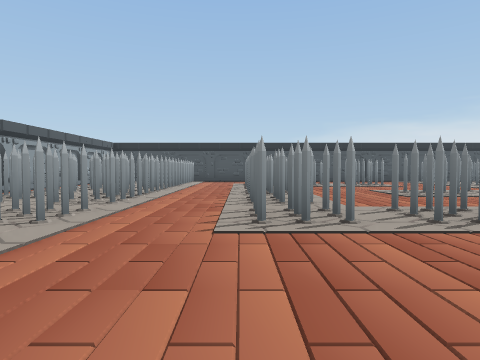
View 1 (above)

24 first-person views from a walk through a Unity game level. The camera is 1.2 m above the floor, tilts 2° down and sees 75° across. The floor is counted in squares, 2 m on a side. Each view is taken from the middle of a square. On the plan, view 1 faces up. The plan holds only what a view shows up to about 9 squares ahead; the rest is blank.

View 2
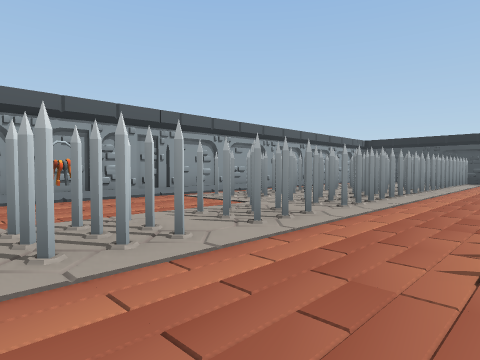

View 3
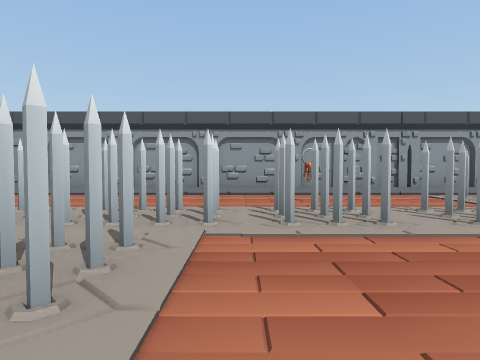

View 4
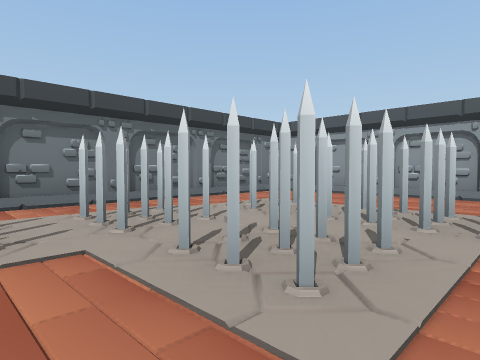

View 5
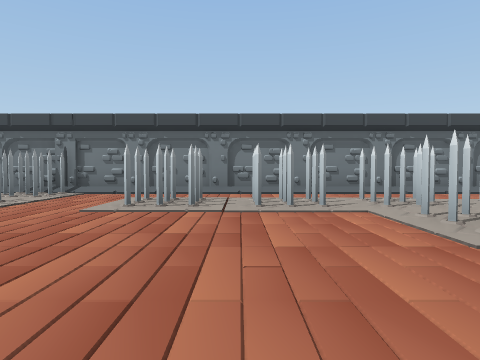

View 6
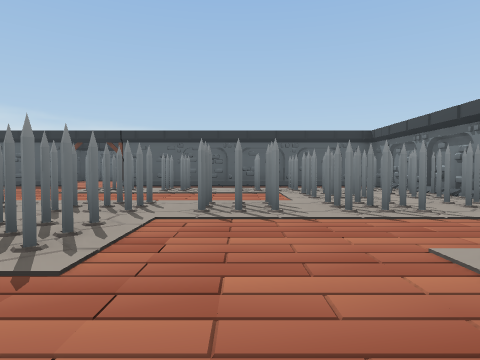

View 7
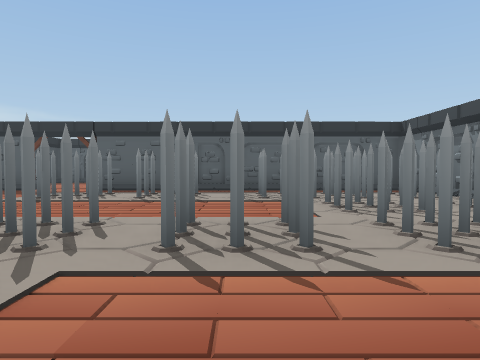

View 8
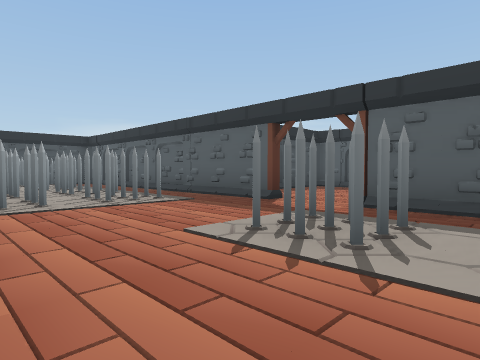

View 9
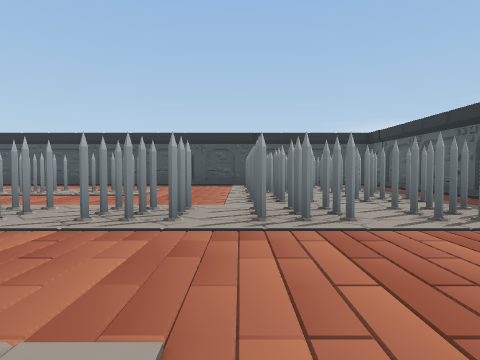

View 10
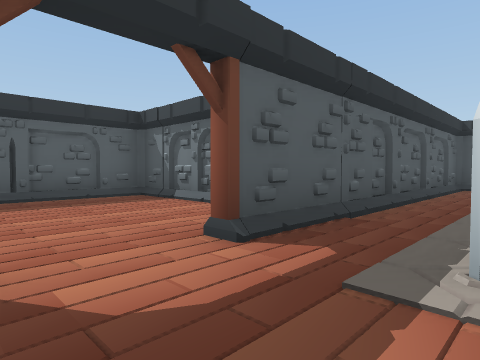

View 11
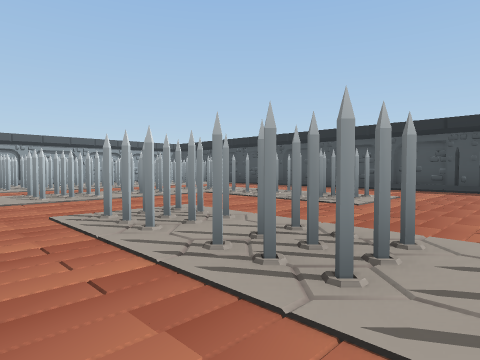

View 12
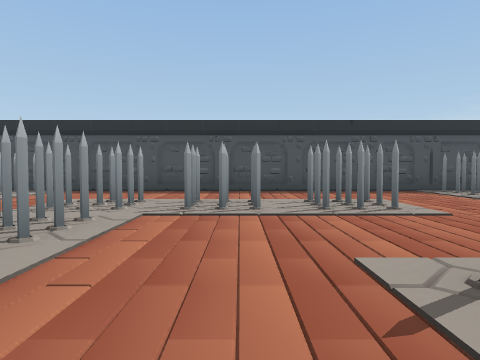

View 13
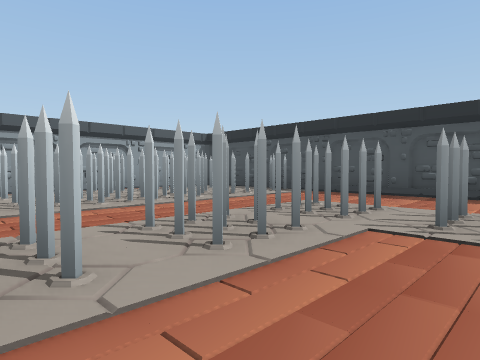

View 14
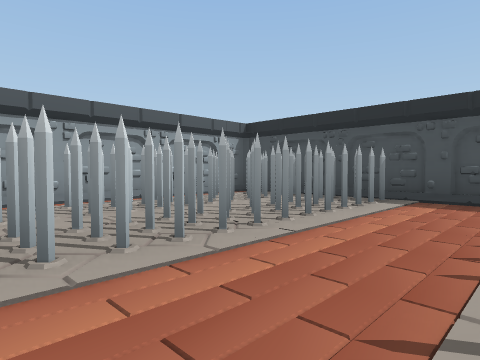

View 15
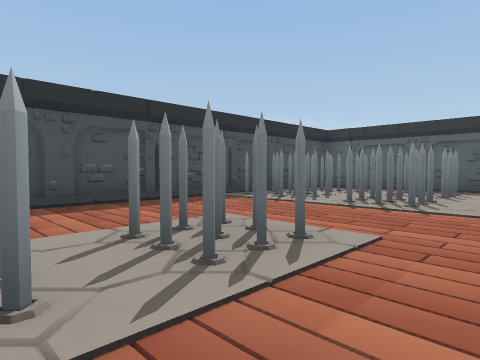

View 16
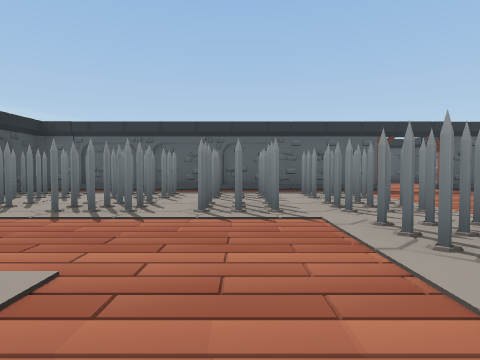

View 17
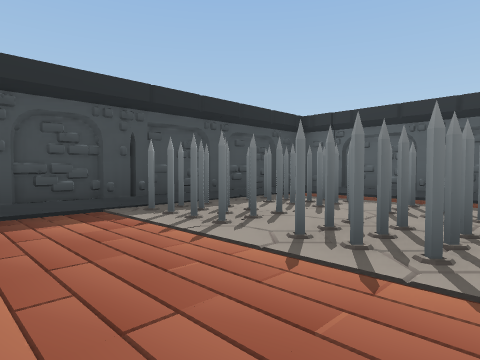

View 18
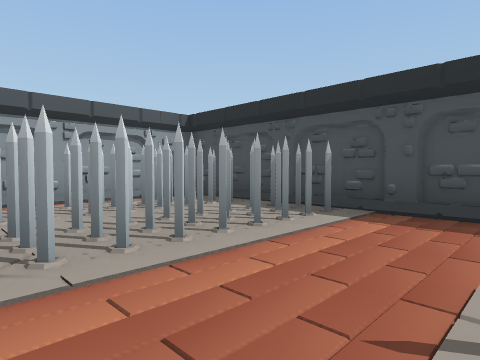

View 19
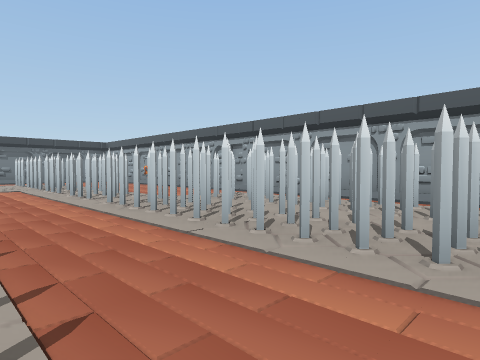

View 20
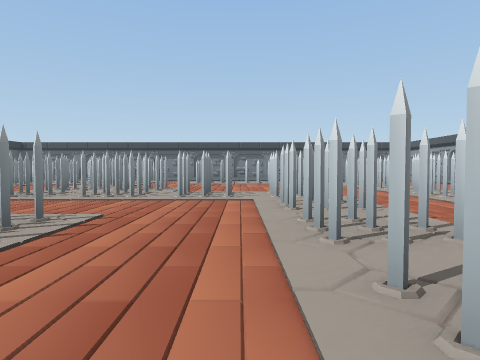

View 21
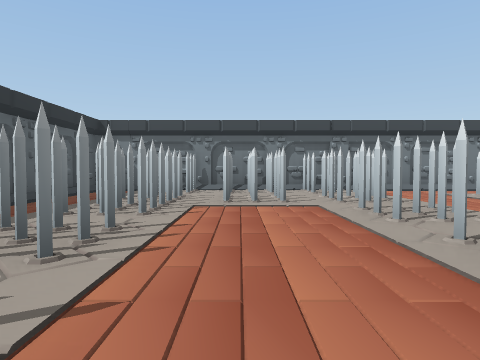

View 22
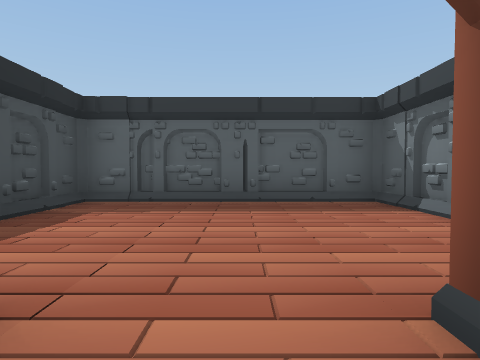

View 23
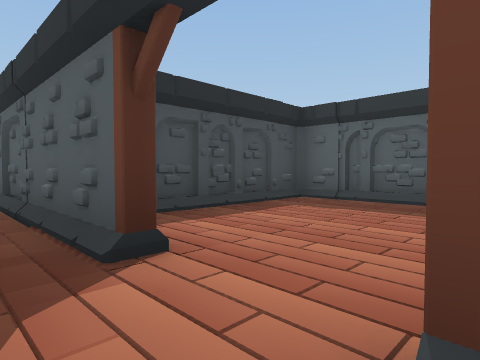

View 24
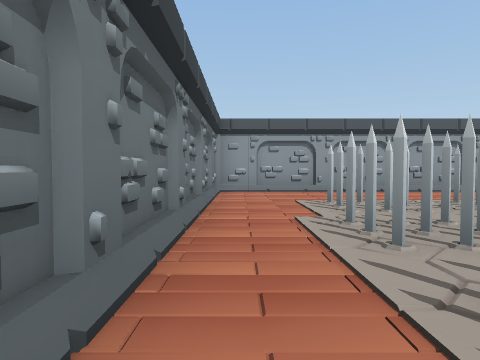

### Floor plan
Ten units are one square. View 1 is at (0, 0); x grows to the right and y downward. Boxes are objects, and circles mark ways between rooms. Rooms are numbered by the first view taken in them; rooms with no view inside come last. Other rooms are left out.
<svg viewBox="-70 -162 255 214">
<path fill="none" stroke="#000" d="M-65 -68 -65 -34M25 -157 -59 -157M-65 -33 -65 -23M-65 -88 -65 -71M132 -60 129 -60 129 -107M-65 -20 -65 -5M129 -109 129 -131M-65 -3 -65 45M129 0 129 -42 132 -42M81 47 123 47M129 -132 129 -142M129 20 129 1M-65 -146 -65 -89M129 -147 129 -155M126 -157 26 -157M-61 47 79 47M129 46 129 21M154 -23 180 -23 180 -79M167 -21 169 -26M178 -80 143 -80"/>
<rect x="-55" y="-25" width="10" height="10" fill="#bbb"><title>other object</title></rect>
<rect x="-55" y="-65" width="10" height="10" fill="#bbb"><title>other object</title></rect>
<rect x="-55" y="-85" width="10" height="20" fill="#bbb"><title>other object</title></rect>
<rect x="-55" y="-95" width="10" height="10" fill="#bbb"><title>other object</title></rect>
<rect x="-55" y="-105" width="10" height="10" fill="#bbb"><title>other object</title></rect>
<rect x="-55" y="-115" width="10" height="10" fill="#bbb"><title>other object</title></rect>
<rect x="-55" y="-125" width="10" height="10" fill="#bbb"><title>other object</title></rect>
<rect x="-55" y="-135" width="10" height="10" fill="#bbb"><title>other object</title></rect>
<rect x="-55" y="-145" width="10" height="10" fill="#bbb"><title>other object</title></rect>
<rect x="-55" y="-155" width="10" height="10" fill="#bbb"><title>other object</title></rect>
<rect x="-35" y="15" width="10" height="10" fill="#bbb"><title>other object</title></rect>
<rect x="-35" y="-5" width="10" height="10" fill="#bbb"><title>other object</title></rect>
<rect x="-35" y="-15" width="10" height="10" fill="#bbb"><title>other object</title></rect>
<rect x="-35" y="-25" width="10" height="10" fill="#bbb"><title>other object</title></rect>
<rect x="-35" y="-45" width="10" height="10" fill="#bbb"><title>other object</title></rect>
<rect x="-35" y="-65" width="10" height="10" fill="#bbb"><title>other object</title></rect>
<rect x="-35" y="-85" width="10" height="20" fill="#bbb"><title>other object</title></rect>
<rect x="-35" y="-95" width="10" height="10" fill="#bbb"><title>other object</title></rect>
<rect x="-35" y="-105" width="10" height="10" fill="#bbb"><title>other object</title></rect>
<rect x="-35" y="-115" width="10" height="10" fill="#bbb"><title>other object</title></rect>
<rect x="-35" y="-125" width="10" height="10" fill="#bbb"><title>other object</title></rect>
<rect x="-35" y="-135" width="10" height="10" fill="#bbb"><title>other object</title></rect>
<rect x="-35" y="-145" width="10" height="10" fill="#bbb"><title>other object</title></rect>
<rect x="-35" y="-155" width="10" height="10" fill="#bbb"><title>other object</title></rect>
<rect x="-15" y="15" width="10" height="10" fill="#bbb"><title>other object</title></rect>
<rect x="-15" y="-5" width="10" height="10" fill="#bbb"><title>other object</title></rect>
<rect x="5" y="15" width="10" height="10" fill="#bbb"><title>other object</title></rect>
<rect x="5" y="-45" width="10" height="10" fill="#bbb"><title>other object</title></rect>
<rect x="5" y="-65" width="10" height="10" fill="#bbb"><title>other object</title></rect>
<rect x="5" y="-85" width="10" height="10" fill="#bbb"><title>other object</title></rect>
<rect x="5" y="-105" width="10" height="10" fill="#bbb"><title>other object</title></rect>
<rect x="5" y="-125" width="10" height="10" fill="#bbb"><title>other object</title></rect>
<rect x="25" y="15" width="10" height="10" fill="#bbb"><title>other object</title></rect>
<rect x="25" y="-45" width="10" height="10" fill="#bbb"><title>other object</title></rect>
<rect x="25" y="-125" width="10" height="10" fill="#bbb"><title>other object</title></rect>
<rect x="45" y="-25" width="10" height="10" fill="#bbb"><title>other object</title></rect>
<rect x="45" y="-45" width="10" height="10" fill="#bbb"><title>other object</title></rect>
<rect x="45" y="-85" width="10" height="10" fill="#bbb"><title>other object</title></rect>
<rect x="45" y="-125" width="10" height="10" fill="#bbb"><title>other object</title></rect>
<rect x="65" y="35" width="10" height="10" fill="#bbb"><title>other object</title></rect>
<rect x="65" y="15" width="10" height="10" fill="#bbb"><title>other object</title></rect>
<rect x="65" y="-5" width="10" height="10" fill="#bbb"><title>other object</title></rect>
<rect x="65" y="-25" width="10" height="10" fill="#bbb"><title>other object</title></rect>
<rect x="65" y="-45" width="10" height="10" fill="#bbb"><title>other object</title></rect>
<rect x="65" y="-85" width="10" height="10" fill="#bbb"><title>other object</title></rect>
<rect x="85" y="35" width="10" height="10" fill="#bbb"><title>other object</title></rect>
<rect x="85" y="15" width="10" height="10" fill="#bbb"><title>other object</title></rect>
<rect x="85" y="-85" width="10" height="10" fill="#bbb"><title>other object</title></rect>
<rect x="85" y="-105" width="10" height="10" fill="#bbb"><title>other object</title></rect>
<rect x="85" y="-125" width="10" height="10" fill="#bbb"><title>other object</title></rect>
<rect x="85" y="-145" width="10" height="10" fill="#bbb"><title>other object</title></rect>
<rect x="85" y="-155" width="10" height="10" fill="#bbb"><title>other object</title></rect>
<rect x="105" y="35" width="10" height="10" fill="#bbb"><title>other object</title></rect>
<rect x="105" y="15" width="10" height="10" fill="#bbb"><title>other object</title></rect>
<rect x="105" y="-5" width="10" height="20" fill="#bbb"><title>other object</title></rect>
<rect x="105" y="-25" width="10" height="20" fill="#bbb"><title>other object</title></rect>
<rect x="105" y="-45" width="10" height="20" fill="#bbb"><title>other object</title></rect>
<rect x="105" y="-85" width="10" height="10" fill="#bbb"><title>other object</title></rect>
<rect x="105" y="-105" width="10" height="10" fill="#bbb"><title>other object</title></rect>
<rect x="105" y="-125" width="10" height="10" fill="#bbb"><title>other object</title></rect>
<rect x="105" y="-145" width="10" height="10" fill="#bbb"><title>other object</title></rect>
<rect x="105" y="-155" width="10" height="10" fill="#bbb"><title>other object</title></rect>
<circle cx="130" cy="-50" r="3" fill="#2a7"/>
<text x="30" y="-60">1</text>
<text x="150" y="-50">2</text>
</svg>
Room 1 opens to room 2.

Where each view was taken, in squares from view 1:
view 1: 0 up, 0 right, facing up
view 2: 1 up, 0 right, facing up-left
view 3: 1 up, 1 right, facing left
view 4: 1 up, 1 right, facing down-left
view 5: 3 up, 2 right, facing down
view 6: 0 up, 2 right, facing right
view 7: 0 up, 4 right, facing right
view 8: 2 up, 8 right, facing up-right
view 9: 4 up, 8 right, facing up
view 10: 6 up, 11 right, facing down-right
view 11: 6 up, 8 right, facing up-left
view 12: 7 up, 3 right, facing up
view 13: 8 up, 3 right, facing up-left
view 14: 9 up, 0 right, facing up-left
view 15: 10 up, 3 right, facing up-right
view 16: 10 up, 4 right, facing right
view 17: 11 up, 6 right, facing up-right
view 18: 11 up, 0 right, facing up-left
view 19: 11 up, 0 right, facing down-left
view 20: 11 up, 2 right, facing down
view 21: 4 up, 9 right, facing down
view 22: 5 up, 12 right, facing right
view 23: 4 up, 12 right, facing up-right
view 24: 4 down, 2 right, facing left
